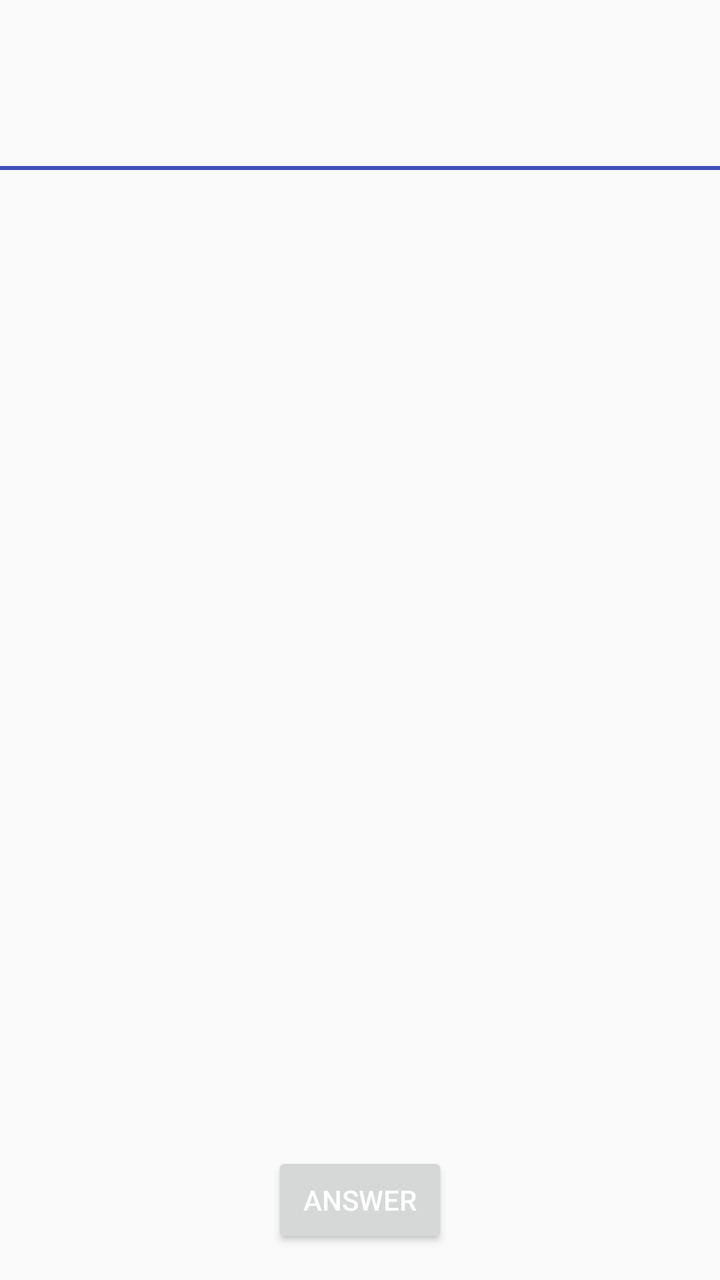
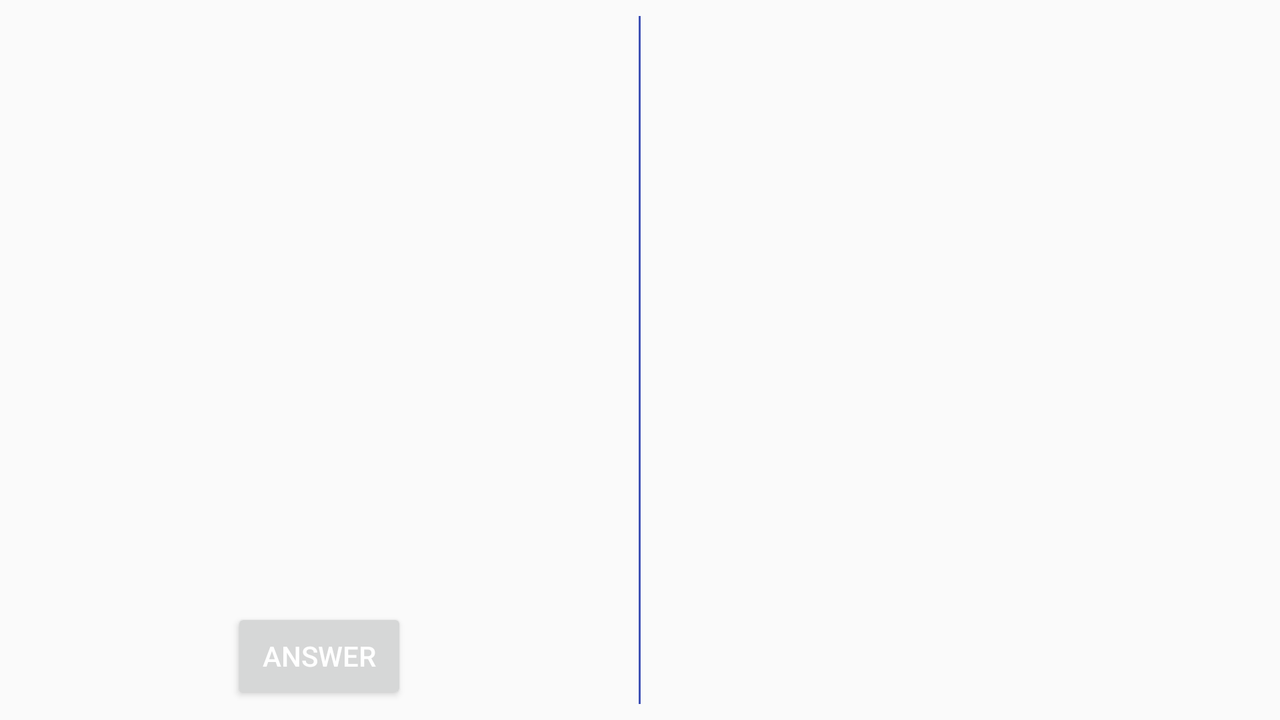

An Android layout and its configuration variant, each rendered on a device that would load it. The default file and the variant file are quoted in full after the pictures.
<!-- AndroidManifest.xml: application theme AppTheme.NoActionBar -->
<!-- res/layout/question_fragment.xml -->
<?xml version="1.0" encoding="utf-8"?>
<RelativeLayout xmlns:android="http://schemas.android.com/apk/res/android"
    android:id="@+id/question_fragment_layout"
    style="@style/LargeRootView">

    
    <TextView
        android:id="@+id/question_text_view"
        style="@style/QuestionTextView" />

    
    <View
        android:id="@+id/question_divider"
        style="@style/QuestionHeaderDivider" />

    
    <TextView
        android:id="@+id/multiple_choice_question_hint_textView"
        style="@style/MultipleChoiceHint"/>

    
    <RadioGroup
        android:id="@+id/answers_radio_group"
        style="@style/AnswersHolder">

        <RadioButton style="@style/AnswersHolderItem" />

        <RadioButton style="@style/AnswersHolderItem" />

        <RadioButton style="@style/AnswersHolderItem" />

        <RadioButton style="@style/AnswersHolderItem" />

    </RadioGroup>

    
    <LinearLayout
        android:id="@+id/checkBoxes_holder"
        style="@style/AnswersHolder.checkBox">

        <CheckBox style="@style/AnswersHolderItem.CheckBox" />

        <CheckBox style="@style/AnswersHolderItem.CheckBox" />

        <CheckBox style="@style/AnswersHolderItem.CheckBox" />

        <CheckBox style="@style/AnswersHolderItem.CheckBox" />

    </LinearLayout>

    
    <android.support.design.widget.TextInputLayout
        android:id="@+id/answer_text_input_layout"
        style="@style/TextualAnswerLayout">

        <android.support.design.widget.TextInputEditText
            android:id="@+id/textual_answer_text_input_field"
            style="@style/TextualAnswerInputField" />

    </android.support.design.widget.TextInputLayout>

    
    <Button
        android:id="@+id/answers_btn"
        style="@style/AnswerButton" />

    
    <TextView
        android:id="@+id/passed_question_label_text_view"
        style="@style/PassedQuestionLabel"/>

</RelativeLayout>
<!-- resources referenced by this layout -->
<resources>
  <style name="AnswersHolder.checkBox">
          <item name="android:layout_marginTop">@dimen/answers_holder_checkbox_margin_top</item>
          <item name="android:orientation">vertical</item>
      </style>
  <style name="AnswersHolderItem.CheckBox">
          <item name="android:textAppearance">?android:checkboxStyle</item>
      </style>
  <style name="LargeRootView">
          <item name="android:layout_width">match_parent</item>
          <item name="android:layout_height">match_parent</item>
      </style>
  <style name="QuestionHeaderDivider">
          <item name="android:layout_width">match_parent</item>
          <item name="android:layout_height">@dimen/question_header_divider_weight</item>
          <item name="android:layout_below">@id/question_text_view</item>
          <item name="android:background">@color/colorPrimary</item>
      </style>
  <style name="QuestionTextView">
          <item name="android:layout_width">match_parent</item>
          <item name="android:layout_height">wrap_content</item>
          <item name="android:textAppearance">?android:textAppearanceSmall</item>
          <item name="android:padding">@dimen/dimen_l</item>
      </style>
  <style name="TextualAnswerInputField">
          <item name="android:layout_width">match_parent</item>
          <item name="android:layout_height">wrap_content</item>
          <item name="android:inputType">textNoSuggestions</item>
          <item name="android:hint">@string/textual_answer_hint</item>
      </style>
  <style name="AppTheme.NoActionBar" parent="Theme.AppCompat.Light.NoActionBar">
          <item name="colorPrimary">@color/colorPrimary</item>
          <item name="colorPrimaryDark">@color/colorPrimaryDark</item>
          <item name="actionOverflowMenuStyle">@style/OverflowMenu</item>
          <item name="colorAccent">@color/colorPrimary</item>
      </style>
  <dimen name="answer_button_margin_bottom">@dimen/dimen_m</dimen>
  <string name="btn_answer">Answer</string>
  <color name="colorPrimaryText">@color/colorSecondaryLight</color>
  <dimen name="answers_holder_margin">@dimen/dimen_m</dimen>
  <dimen name="answers_holder_checkbox_margin_top">@dimen/dimen_l</dimen>
  <dimen name="answers_item_text_dimension">12sp</dimen>
  <dimen name="multiple_choice_hint_margin_top">@dimen/dimen_s</dimen>
  <color name="colorPrimaryLight">#757de8</color>
  <string name="multiple_choice_hint">This is a multiple choice question</string>
  <dimen name="passed_question_label_margin_bottom">@dimen/dimen_xl</dimen>
  <color name="colorPassedQuestion">#488705</color>
  <string name="passed_question_label">Passed</string>
  <!-- drawable ic_question_done (drawable) -->
  <vector xmlns:android="http://schemas.android.com/apk/res/android"
      android:width="24dp"
      android:height="24dp"
      android:viewportHeight="24.0"
      android:viewportWidth="24.0">
      <path
          android:fillColor="#488705"
          android:pathData="M9,16.2L4.8,12l-1.4,1.4L9,19 21,7l-1.4,-1.4L9,16.2z" />
  </vector>
  <dimen name="question_header_divider_weight">@dimen/dimen_xs</dimen>
  <color name="colorPrimary">#3f51b5</color>
  <dimen name="dimen_l">32dp</dimen>
  <string name="textual_answer_hint">Type your answer here…</string>
  <color name="colorPrimaryDark">#002984</color>
  <style name="OverflowMenu" parent="Widget.AppCompat.PopupMenu.Overflow">
          <item name="android:windowDisablePreview">true</item>
          <item name="overlapAnchor">false</item>
          <item name="android:dropDownVerticalOffset">@dimen/menu_dropdown_offset</item>
      </style>
  <dimen name="dimen_m">16dp</dimen>
  <color name="colorSecondaryLight">#ffffff</color>
  <dimen name="dimen_s">8dp</dimen>
  <dimen name="dimen_xl">64dp</dimen>
  <dimen name="dimen_xs">2dp</dimen>
  <dimen name="menu_dropdown_offset">5.0dp</dimen>
  <!-- some entries are left out for length -->
</resources>
<!-- res/layout-land/question_fragment.xml (the repository's variant of the layout above) -->
<!-- drawn on the phone turned sideways -->
<?xml version="1.0" encoding="utf-8"?>
<LinearLayout xmlns:android="http://schemas.android.com/apk/res/android"
    android:id="@+id/question_fragment_layout"
    style="@style/LargeRootView.Horizontal">

    <RelativeLayout style="@style/FloatingLayout.Horizontal">

        
        <TextView
            android:id="@+id/question_text_view"
            style="@style/QuestionTextView" />

        
        <Button
            android:id="@+id/answers_btn"
            style="@style/AnswerButton" />

        
        <TextView
            android:id="@+id/passed_question_label_text_view"
            style="@style/PassedQuestionLabel" />

    </RelativeLayout>

    
    <View
        android:id="@+id/question_divider"
        style="@style/QuestionHeaderDivider" />

    <RelativeLayout style="@style/FloatingLayout.Horizontal">

        
        <TextView
            android:id="@+id/multiple_choice_question_hint_textView"
            style="@style/MultipleChoiceHint" />

        
        <RadioGroup
            android:id="@+id/answers_radio_group"
            style="@style/AnswersHolder">

            <RadioButton style="@style/AnswersHolderItem" />

            <RadioButton style="@style/AnswersHolderItem" />

            <RadioButton style="@style/AnswersHolderItem" />

            <RadioButton style="@style/AnswersHolderItem" />

        </RadioGroup>

        
        <LinearLayout
            android:id="@+id/checkBoxes_holder"
            style="@style/AnswersHolder.checkBox">

            <CheckBox style="@style/AnswersHolderItem.CheckBox" />

            <CheckBox style="@style/AnswersHolderItem.CheckBox" />

            <CheckBox style="@style/AnswersHolderItem.CheckBox" />

            <CheckBox style="@style/AnswersHolderItem.CheckBox" />

        </LinearLayout>

        
        <android.support.design.widget.TextInputLayout
            android:id="@+id/answer_text_input_layout"
            style="@style/TextualAnswerLayout">

            <android.support.design.widget.TextInputEditText
                android:id="@+id/textual_answer_text_input_field"
                style="@style/TextualAnswerInputField" />

        </android.support.design.widget.TextInputLayout>

    </RelativeLayout>

</LinearLayout>
<!-- resources referenced by the variant -->
<!-- as the phone turned sideways resolves them -->
<resources>
  <style name="AnswersHolder.checkBox">
          <item name="android:layout_marginTop">@dimen/answers_holder_checkbox_margin_top</item>
          <item name="android:orientation">vertical</item>
      </style>
  <style name="AnswersHolderItem">
          <item name="android:layout_width">match_parent</item>
          <item name="android:layout_height">wrap_content</item>
          <item name="android:textAppearance">?android:radioButtonStyle</item>
          <item name="android:textSize">@dimen/answers_item_text_dimension</item>
          <item name="android:visibility">gone</item>
      </style>
  <style name="AnswersHolderItem.CheckBox">
          <item name="android:textAppearance">?android:checkboxStyle</item>
      </style>
  <style name="FloatingLayout.Horizontal">
          <item name="android:layout_width">0dp</item>
          <item name="android:layout_height">match_parent</item>
      </style>
  <style name="LargeRootView.Horizontal">
          <item name="android:orientation">horizontal</item>
      </style>
  <!-- from res/values-land/ -->
  <style name="TextualAnswerInputField">
          <item name="android:layout_width">match_parent</item>
          <item name="android:layout_height">wrap_content</item>
          <item name="android:inputType">textNoSuggestions</item>
          <item name="android:hint">@string/textual_answer_hint</item>
      </style>
  <!-- from res/values-land/ -->
  <style name="TextualAnswerLayout" parent="Widget.Design.TextInputLayout">
          <item name="android:layout_width">match_parent</item>
          <item name="android:layout_height">wrap_content</item>
          <item name="android:visibility">gone</item>
      </style>
  <style name="AppTheme.NoActionBar" parent="Theme.AppCompat.Light.NoActionBar">
          <item name="colorPrimary">@color/colorPrimary</item>
          <item name="colorPrimaryDark">@color/colorPrimaryDark</item>
          <item name="actionOverflowMenuStyle">@style/OverflowMenu</item>
          <item name="colorAccent">@color/colorPrimary</item>
      </style>
  <dimen name="dimen_s">8dp</dimen>
  <string name="btn_answer">Answer</string>
  <color name="colorPrimaryText">@color/colorSecondaryLight</color>
  <dimen name="answers_holder_margin">@dimen/dimen_m</dimen>
  <dimen name="answers_holder_checkbox_margin_top">@dimen/dimen_l</dimen>
  <dimen name="answers_item_text_dimension">12sp</dimen>
  <dimen name="multiple_choice_hint_margin_top">@dimen/dimen_s</dimen>
  <color name="colorPrimaryLight">#757de8</color>
  <string name="multiple_choice_hint">This is a multiple choice question</string>
  <dimen name="dimen_m">16dp</dimen>
  <color name="colorPassedQuestion">#488705</color>
  <string name="passed_question_label">Passed</string>
  <!-- drawable ic_question_done (drawable) -->
  <vector xmlns:android="http://schemas.android.com/apk/res/android"
      android:width="24dp"
      android:height="24dp"
      android:viewportHeight="24.0"
      android:viewportWidth="24.0">
      <path
          android:fillColor="#488705"
          android:pathData="M9,16.2L4.8,12l-1.4,1.4L9,19 21,7l-1.4,-1.4L9,16.2z" />
  </vector>
  <dimen name="dimen_xxs">1dp</dimen>
  <color name="colorPrimary">#3f51b5</color>
  <string name="textual_answer_hint">Type your answer here…</string>
  <color name="colorPrimaryDark">#002984</color>
  <style name="OverflowMenu" parent="Widget.AppCompat.PopupMenu.Overflow">
          <item name="android:windowDisablePreview">true</item>
          <item name="overlapAnchor">false</item>
          <item name="android:dropDownVerticalOffset">@dimen/menu_dropdown_offset</item>
      </style>
  <color name="colorSecondaryLight">#ffffff</color>
  <dimen name="dimen_l">32dp</dimen>
  <dimen name="menu_dropdown_offset">5.0dp</dimen>
  <!-- some entries are left out for length -->
</resources>
